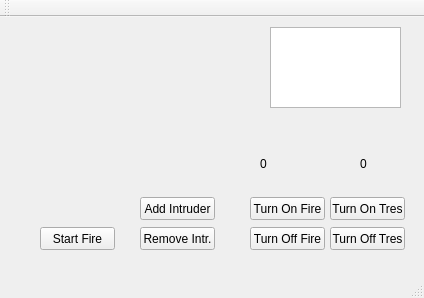
<?xml version="1.0" encoding="UTF-8"?>
<ui version="4.0">
 <class>MainWindow</class>
 <widget class="QMainWindow" name="MainWindow">
  <property name="geometry">
   <rect>
    <x>0</x>
    <y>0</y>
    <width>424</width>
    <height>298</height>
   </rect>
  </property>
  <property name="windowTitle">
   <string>MainWindow</string>
  </property>
  <widget class="QWidget" name="centralWidget">
   <widget class="QPushButton" name="fireButton">
    <property name="geometry">
     <rect>
      <x>40</x>
      <y>210</y>
      <width>75</width>
      <height>23</height>
     </rect>
    </property>
    <property name="text">
     <string>Start Fire</string>
    </property>
   </widget>
   <widget class="QPushButton" name="onFButton">
    <property name="geometry">
     <rect>
      <x>250</x>
      <y>180</y>
      <width>75</width>
      <height>23</height>
     </rect>
    </property>
    <property name="text">
     <string>Turn On Fire</string>
    </property>
   </widget>
   <widget class="QPushButton" name="offFButton">
    <property name="geometry">
     <rect>
      <x>250</x>
      <y>210</y>
      <width>75</width>
      <height>23</height>
     </rect>
    </property>
    <property name="text">
     <string>Turn Off Fire</string>
    </property>
   </widget>
   <widget class="QLabel" name="fireLabel">
    <property name="geometry">
     <rect>
      <x>60</x>
      <y>180</y>
      <width>47</width>
      <height>13</height>
     </rect>
    </property>
    <property name="text">
     <string>____</string>
    </property>
   </widget>
   <widget class="QLabel" name="sprinkLabel">
    <property name="geometry">
     <rect>
      <x>60</x>
      <y>140</y>
      <width>47</width>
      <height>13</height>
     </rect>
    </property>
    <property name="text">
     <string>____</string>
    </property>
   </widget>
   <widget class="QPushButton" name="onTresButton">
    <property name="geometry">
     <rect>
      <x>330</x>
      <y>180</y>
      <width>75</width>
      <height>23</height>
     </rect>
    </property>
    <property name="text">
     <string>Turn On Tres</string>
    </property>
   </widget>
   <widget class="QPushButton" name="offTresButton">
    <property name="geometry">
     <rect>
      <x>330</x>
      <y>210</y>
      <width>75</width>
      <height>23</height>
     </rect>
    </property>
    <property name="text">
     <string>Turn Off Tres</string>
    </property>
   </widget>
   <widget class="QLabel" name="fireExLabel">
    <property name="geometry">
     <rect>
      <x>260</x>
      <y>140</y>
      <width>47</width>
      <height>13</height>
     </rect>
    </property>
    <property name="text">
     <string>0</string>
    </property>
   </widget>
   <widget class="QTextEdit" name="textEdit">
    <property name="geometry">
     <rect>
      <x>270</x>
      <y>10</y>
      <width>131</width>
      <height>81</height>
     </rect>
    </property>
    <property name="readOnly">
     <bool>true</bool>
    </property>
   </widget>
   <widget class="QLabel" name="tresPasLabel">
    <property name="geometry">
     <rect>
      <x>360</x>
      <y>140</y>
      <width>47</width>
      <height>13</height>
     </rect>
    </property>
    <property name="text">
     <string>0</string>
    </property>
   </widget>
   <widget class="QLabel" name="intruder">
    <property name="geometry">
     <rect>
      <x>150</x>
      <y>140</y>
      <width>47</width>
      <height>13</height>
     </rect>
    </property>
    <property name="text">
     <string>_</string>
    </property>
   </widget>
   <widget class="QPushButton" name="intruderButton">
    <property name="geometry">
     <rect>
      <x>140</x>
      <y>180</y>
      <width>75</width>
      <height>23</height>
     </rect>
    </property>
    <property name="text">
     <string>Add Intruder</string>
    </property>
   </widget>
   <widget class="QPushButton" name="removeIntruderButton">
    <property name="geometry">
     <rect>
      <x>140</x>
      <y>210</y>
      <width>75</width>
      <height>23</height>
     </rect>
    </property>
    <property name="text">
     <string>Remove Intr.</string>
    </property>
   </widget>
   <widget class="QLabel" name="label">
    <property name="geometry">
     <rect>
      <x>70</x>
      <y>30</y>
      <width>71</width>
      <height>81</height>
     </rect>
    </property>
    <property name="text">
     <string/>
    </property>
    <property name="pixmap">
     <pixmap>sprink1.png</pixmap>
    </property>
   </widget>
  </widget>
  <widget class="QMenuBar" name="menuBar">
   <property name="geometry">
    <rect>
     <x>0</x>
     <y>0</y>
     <width>424</width>
     <height>21</height>
    </rect>
   </property>
  </widget>
  <widget class="QToolBar" name="mainToolBar">
   <attribute name="toolBarArea">
    <enum>TopToolBarArea</enum>
   </attribute>
   <attribute name="toolBarBreak">
    <bool>false</bool>
   </attribute>
  </widget>
  <widget class="QStatusBar" name="statusBar"/>
 </widget>
 <layoutdefault spacing="6" margin="11"/>
 <resources/>
 <connections/>
</ui>
